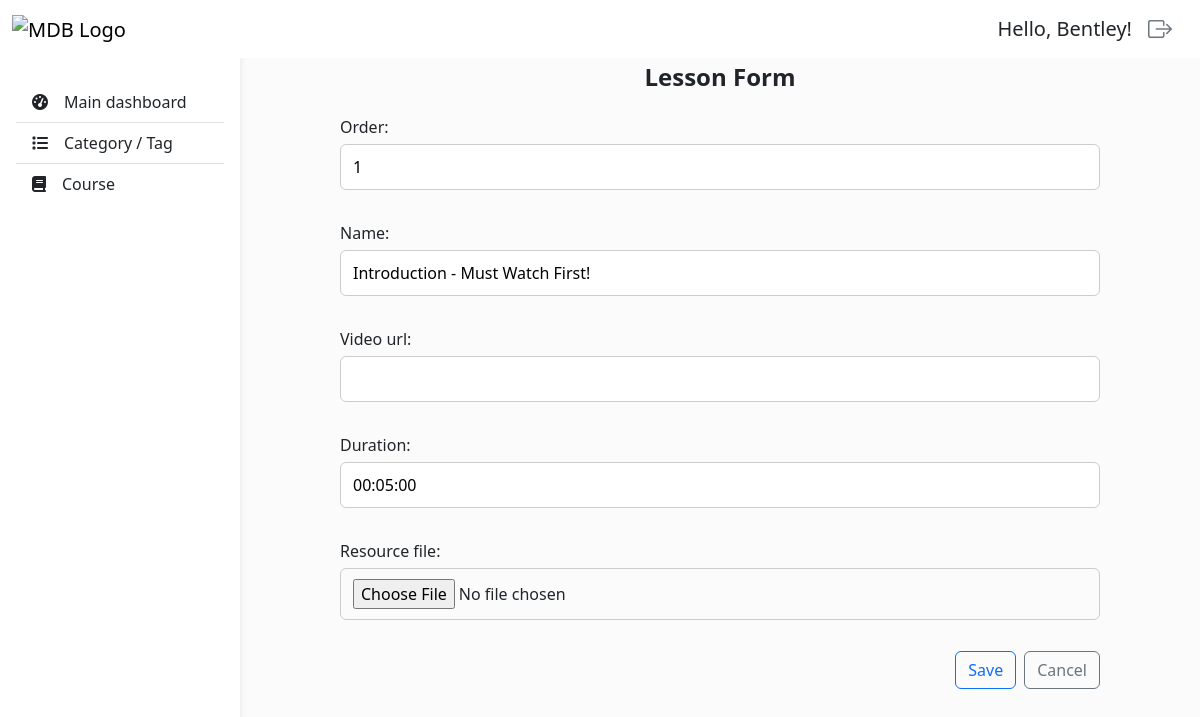
Page /lessons/update/19/ (signed in) on the committed database.
### courses/models.py (models this page shows, shortened)
class Lesson(models.Model):
  order = models.IntegerField()
  name = models.CharField(max_length=150)
  course = models.ForeignKey(Course, on_delete=models.SET_NULL, null=True, related_name='lessons')
  video_url = models.URLField(blank=True, null=True)
  duration = models.DurationField()
  resource_file = models.FileField(upload_to='files', blank=True, null=True)
  class Meta:
    unique_together = ('order', 'course')

### users/decorators.py (the view)
    def wrapper_func(request, *args, **kwargs):
      group = None
      if request.user.groups.exists():
        group = request.user.groups.all()[0].name
        print('login group: ', group)
      print('allow group: ', allow_roles)
      if group in allow_roles:
        return view_func(request, *args, **kwargs)
      else:
        return HttpResponse('You are not authorize to view this page!')

### courses/forms.py
class LessonForm(forms.ModelForm):
  class Meta:
    model = Lesson
    fields = ['order', 'name', 'video_url', 'duration', 'resource_file']
    widgets = {
      'resource_file': forms.FileInput(),
    }

### courses/views.py (called while the page is built)
@login_required(login_url='users:login')
@allow_users(allow_roles=['admin', 'instructor'])
def Lesson_Update(request, pk):
  lesson = Lesson.objects.filter(pk=pk).first()
  if request.method == 'POST':
    form = LessonForm(request.POST or None, request.FILES, instance=lesson)
    if form.is_valid():
      form.save()
      return redirect('courses:course_detail', pk=lesson.course.id)
  else:
    form = LessonForm(instance=lesson)
  return render(request, 'lessons/create_update.html', {'form':form, 'course':lesson.course})

### courses/templates/lessons/create_update.html (shortened to what this page needs)
{% extends 'base.html' %}
{% block content %}
  {% include 'create_form.html' with messages=messages Model='Lesson' form=form the_url='courses:course_detail' id=course.id enctype='enctype="multipart/form-data"' %}
{% endblock content %}

### templates/base.html (shortened to what this page needs)
<!DOCTYPE html>
<html lang="en">
  <head>
    {% load static %}
    <link
      href="https://cdn.jsdelivr.net/npm/bootstrap@5.3.7/dist/css/bootstrap.min.css"
      rel="stylesheet"
    />
    <link
      rel="stylesheet"
      href="https://cdn.jsdelivr.net/npm/bootstrap-icons@1.11.3/font/bootstrap-icons.css"
    />
    <link
      rel="stylesheet"
      href="https://cdnjs.cloudflare.com/ajax/libs/font-awesome/6.5.0/css/all.min.css"
    />
    <link rel="stylesheet" href="{% static 'css/style.css' %}" />
  </head>
  <body>
    <header>
      <nav
        id="sidebarMenu"
        class="collapse d-lg-block sidebar collapse bg-white"
      >
        <div class="position-sticky">
          <div class="list-group list-group-flush mx-3 mt-4">
            <a
              href="{% url 'dashboard' %}"
              class="list-group-item list-group-item-action py-2 ripple"
              aria-current="true"
            >
              <i class="fas fa-tachometer-alt me-3"></i
              ><span>Main dashboard</span>
            </a>
            {% if request.user.groups.all.0.name == 'admin' or request.user.groups.all.0.name == 'instructor' %}
              <a
                href="{% url 'courses:category_list' %}"
                class="list-group-item list-group-item-action py-2 ripple"
              >
                <i class="fa-solid fa-list me-3"></i><span>Category / Tag</span>
              </a>
            {% endif %}
            <a
              href="{% url 'courses:course_list' %}"
              class="list-group-item list-group-item-action py-2 ripple"
            >
              <i class="fa-solid fa-book me-3"></i><span>Course</span>
            </a>
          </div>
        </div>
      </nav>
      <nav id="main-navbar" class="navbar navbar-expand-lg bg-white fixed-top">
        <div class="container-fluid">
          <a class="navbar-brand" href="#">
            <img
              src="https://mdbcdn.b-cdn.net/img/logo/mdb-transaprent-noshadows.webp"
              height="25"
              alt="MDB Logo"
              loading="lazy"
            />
          </a>
          <ul class="navbar-nav ms-auto d-flex flex-row align-items-center gap-3">
            <li class="nav-item fs-5">
              Hello, {{request.user}}!
            </li>
            <li class="nav-item">
              <a href="{% url 'users:logout' %}"><i class="bi bi-box-arrow-right fs-4 text-secondary me-3" style="cursor: pointer;"></i></a>
            </li>
          </ul>
        </div>
      </nav>
    </header>
    <main style="margin-top: 35px">
      <div class="container py-4 px-2">
        {% block content %} {% endblock content %}
      </div>
    </main>
  </body>
</html>

### templates/create_form.html (shortened to what this page needs)
<div class="fw-semibold fs-4 text-center">{{Model}} Form</div>
<form method="post" {{enctype}}>
  {{form.as_p}}
  <div class="d-flex justify-content-end gap-2">
    <button type="submit" class="btn btn-outline-primary">Save</button>
    <a href="
      {% if id %}
        {% url the_url id %}
      {% else %}
        {% url the_url %}
      {% endif %}
      " class="btn btn-outline-secondary"
      >Cancel</a
    >
  </div>
</form>

### static/css/style.css (style rules this page uses)
body { background-color: #fbfbfb; }
@media (min-width: 991.98px) { main { padding-left: 240px; } }
.sidebar { position: fixed; top: 0; bottom: 0; left: 0; padding: 58px 0 0; box-shadow: 0 2px 5px 0 rgb(0 0 0 / 5%), 0 2px 10px 0 rgb(0 0 0 / 5%); width: 240px; z-index: 600; }
form { padding: 20px; border-radius: 8px; max-width: 800px; margin: 0 auto; }
form input, form textarea, form select { width: 100%; padding: 10px 12px; margin-bottom: 15px; border: 1px solid #ccc; border-radius: 6px; transition: border-color 0.3s, box-shadow 0.3s; }
form label { display: block; margin-bottom: 5px; font-weight: 500; }

### rows in the picture
Lesson: order "1", name "Introduction - Must Watch First!", duration "00:05:00"

### other values in the picture
{{ request.user }} "Bentley"
{{ Model }} "Lesson"
